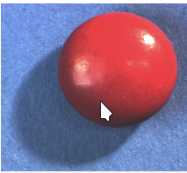
//> input picture color_models/bola.png, 187 x 173 px
$ ./rgb_to_ciexyz   (built with g++ and OpenCV 4)
//> lines starting //> are read from the running program, lines starting //| are printed output that depends on the picture
/*
    Describing color has always been a complex challenge. Cameras provide their image data in the common
    sRGB color space, so chances are high that any image you receive without any additional information
    is represented by the colors in sRGB. Other color spaces, such as those relating to human vision,
     are used for the analysis of color.

    As this analysis is a frequent task, we have created a color cheat sheet, which provides a
    quick overview of sRGB and CIE-XYZ and the equations for their conversions.


    sRGB...The "s" in sRGB stands for "standard" and it is the lowest common denominator in
    color spaces. It was developed in the 1990s to provide a universal usable color space
     for display and printers of the time. While there are many different and larger color
     spaces available, sRGB is still the de facto standard for RGB image data.


    CIE-XYZ...CIE (Commission Internationale de l'Éclairage) stands for the International
     Commission on Illumination, which established color spaces based on colors that can be
      perceived by the human eye. XYZ does not incorporate negative numbers and instead
       uses tristimulus values to define the color space that can be seen by the human eye.
       X represents the linear combination of the cone response non-negative curves created.
       Y represents luminance and Z is defined as almost equal to blue.

    Can be used in food classification


*/
#include <opencv2/imgproc/imgproc.hpp>
#include <opencv2/highgui/highgui.hpp>

using namespace cv;
using namespace std;

void RGB_to_CIEXYZ(double &r, double &g, double &b, double &x, double &y, double &z)
{
    double r_prime, g_prime, b_prime;

    if (r<= 0.04045)
    {
        r_prime = r/12.92;
    }else
    {
        r_prime = pow((r+0.055)/1.055, 2.4);
    }
    if (g<= 0.04045)
    {
        g_prime = r/12.92;
    }else
    {
        g_prime = pow((g+0.055)/1.055, 2.4);
    }

    if (b<= 0.04045)
    {
        b_prime = r/12.92;
    }else
    {
        b_prime = pow((b+0.055)/1.055, 2.4);
    }

    x = 0.4124564*r_prime + 0.3575761*g_prime + 0.1804375*b_prime;
    y = 0.2126729*r_prime + 0.7151522*g_prime + 0.0721750*b_prime;
    z = 0.0193339*r_prime + 0.1191920*g_prime + 0.9503041*b_prime;
}

void CIEXYZ_to_RGB(double &r, double &g, double &b, double &x, double &y, double &z)
{
    double r_prime, g_prime, b_prime;

    r_prime = 3.2404542 *x + -1.5371385*y +  -0.4985314*z;
    g_prime = -0.9692660*x + 1.8760108 *y +  0.0415560 *z;
    b_prime = 0.0556434 *x + -0.2040259*y +  1.0572252 *z;

    if (r_prime<= 0.0031308)
    {
        r = r_prime/12.92;
    }else
    {
        r = pow(r_prime*1.055, 1/2.4) - 0.055;
    }

    if (g_prime<= 0.0031308)
    {
        g = g_prime/12.92;
    }else
    {
        g = pow(g_prime*1.055, 1/2.4) - 0.055;
    }

    if (b_prime<= 0.0031308)
    {
        b = b_prime/12.92;
    }else
    {
        b = pow(b_prime*1.055, 1/2.4) - 0.055;
    }

}
int main ( int argc, char **argv )
{
    Mat imageI  = imread("bola.png",1);
//> imageI is the input picture: 173 rows x 187 cols, CV_8UC3; mean B, G, R 143.2, 108.1, 131.7
    // Mat imageI  = imread("pep.png",1);

    cv::namedWindow( "original", WINDOW_NORMAL );
    imshow("original", imageI);
    waitKey(0);

	double r,g,b,x,y,z;
    Mat temp = imageI.clone ();

    for (int row=0; row<imageI.rows; row++)
    {
        for (int col=0; col<imageI.cols; col++)
        {
        	r = imageI.at<Vec3b>(row,col)[2]/255.0;
        	g = imageI.at<Vec3b>(row,col)[1]/255.0;
        	b = imageI.at<Vec3b>(row,col)[0]/255.0;

            RGB_to_CIEXYZ(r,g,b,x,y,z);

            temp.at<Vec3b>(row,col)[2] = x*255;
            temp.at<Vec3b>(row,col)[1] = y*255;
            temp.at<Vec3b>(row,col)[0] = z*255;
        }
    }
//> this loop made 173 passes
//> (x, y, z) on passes 1 to 3: (0.95, 1, 1.09), (0.95, 1, 1.09), (0.95, 1, 1.09)
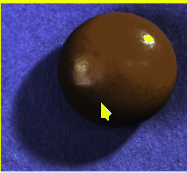
//> temp: 173 rows x 187 cols, CV_8UC3; mean B, G, R 84.6, 56.2, 64.1
//> after the loop, r = 0.957; g = 0.957; b = 0.957; x = 0.86; y = 0.905; z = 0.985

    cv::namedWindow("rgb to ciexyz", WINDOW_NORMAL );
    imshow("rgb to ciexyz", temp);
    waitKey(0);

    Mat temp2 = temp.clone();

    for (int row=0; row<temp.rows; row++)
    {
        for (int col=0; col<temp.cols; col++)
        {
        	x = temp2.at<Vec3b>(row,col)[2]/255.0;
        	y = temp2.at<Vec3b>(row,col)[1]/255.0;
        	z = temp2.at<Vec3b>(row,col)[0]/255.0;

            CIEXYZ_to_RGB(r,g,b,x,y,z);

            temp2.at<Vec3b>(row,col)[2] = r*255;
            temp2.at<Vec3b>(row,col)[1] = g*255;
            temp2.at<Vec3b>(row,col)[0] = b*255;
        }
    }
//> this loop made 173 passes
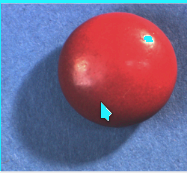
//> temp2: 173 rows x 187 cols, CV_8UC3; mean B, G, R 137.5, 102.9, 120.3
//> after the loop, x = 0.859; y = 0.902; z = 0.984

    namedWindow("ciexyz to rgb", WINDOW_NORMAL);
    imshow("ciexyz to rgb", temp2);
    waitKey(0);
}

$ run again, with color_models/pep.png copied over color_models/bola.png
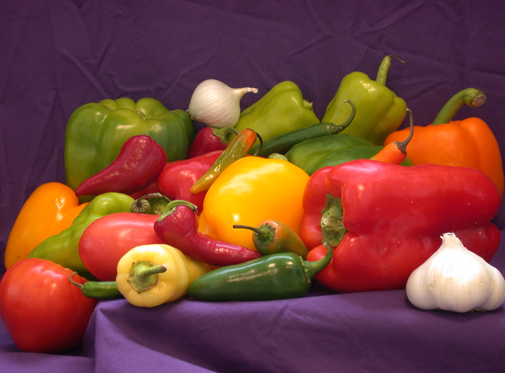
//> input picture color_models/pep.png, 505 x 373 px
//> imageI is the input picture: 373 rows x 505 cols, CV_8UC3; mean B, G, R 56.6, 67.4, 122.6
//> the loop `for (int row=0; row<imageI.rows; row++)` made 373 passes
//> (x, y, z) on passes 1 to 3: (0.0298, 0.0204, 0.0373), (0.0301, 0.0205, 0.0385), (0.0299, 0.0208, 0.0398)
//> after the loop `for (int row=0; row<imageI.rows; row++)`:
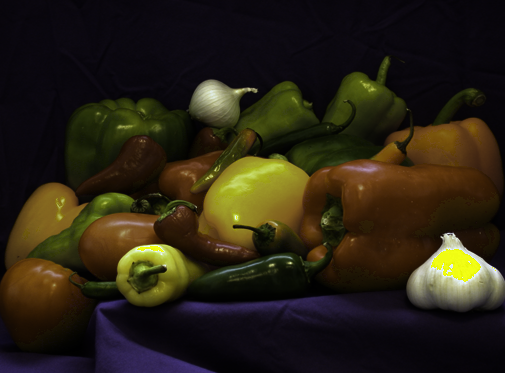
//> temp: 373 rows x 505 cols, CV_8UC3; mean B, G, R 19.8, 34.3, 41.3
//> after the loop `for (int row=0; row<imageI.rows; row++)`: r = 0.176; g = 0.0863; b = 0.184; x = 0.0188; y = 0.0134; z = 0.0285
//> the loop `for (int row=0; row<temp.rows; row++)` made 373 passes
//> after the loop `for (int row=0; row<temp.rows; row++)`:
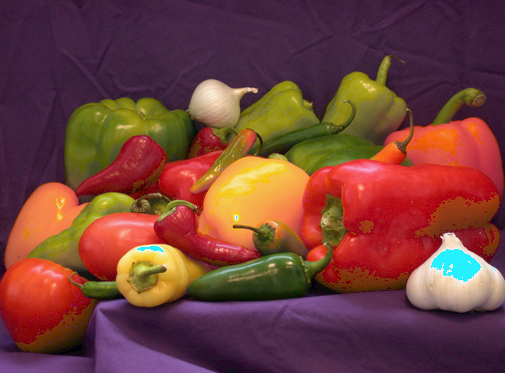
//> temp2: 373 rows x 505 cols, CV_8UC3; mean B, G, R 59, 63.9, 115.7
//> after the loop `for (int row=0; row<temp.rows; row++)`: x = 0.0157; y = 0.0118; z = 0.0275
